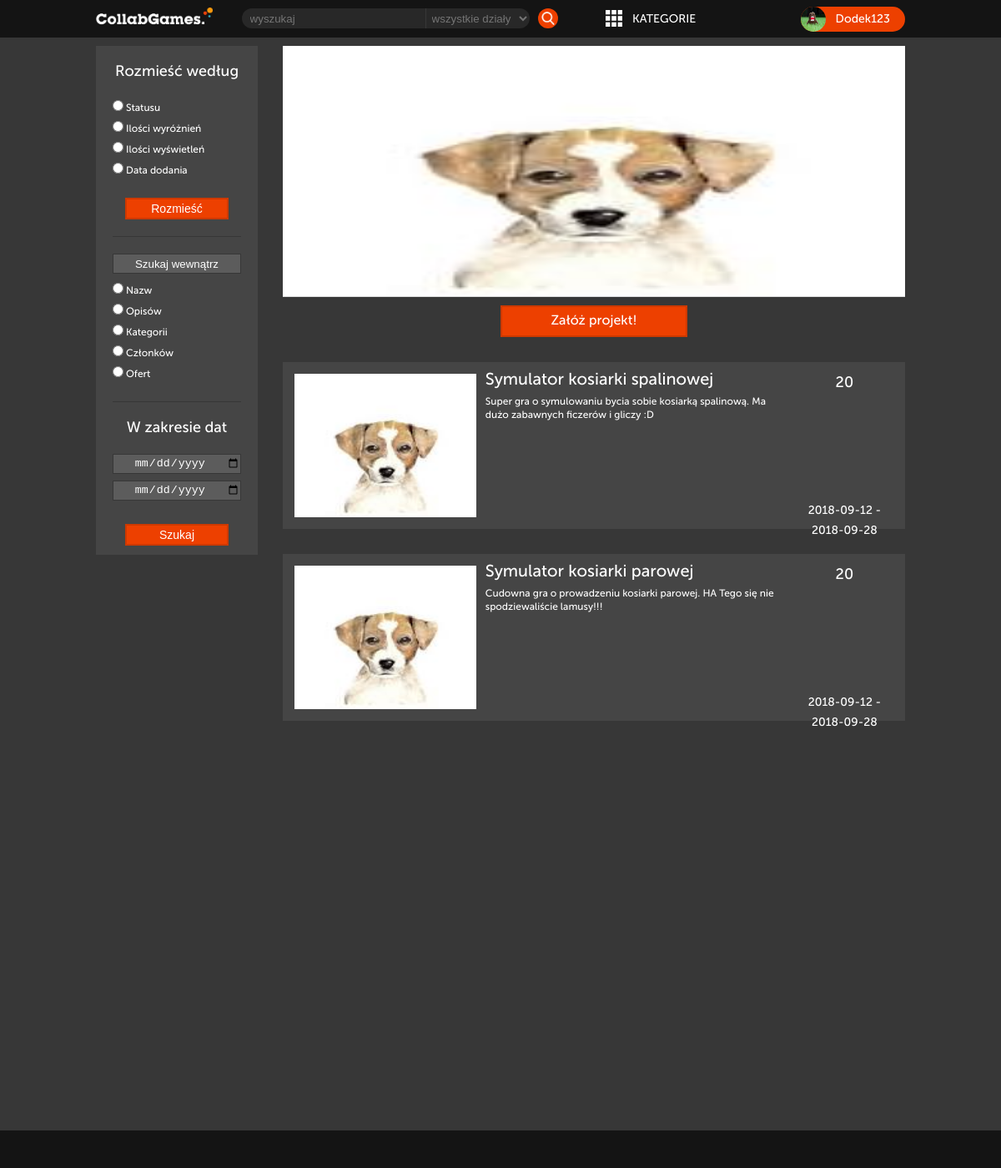
/project_list (signed in), run on the app's committed database.
### tables this page shows
CREATE TABLE `projects` (
  `ID` int(11) NOT NULL,
  `Name` varchar(50) NOT NULL,
  `URL` varchar(30) NOT NULL,
  `Status` enum('Active','Suspended','Terminated','Released') NOT NULL DEFAULT 'Active',
  `Distinguishions` int(10) UNSIGNED NOT NULL DEFAULT '0',
  `Category` enum('Game','Mod','Tool','Other') NOT NULL DEFAULT 'Game',
  `WWW` text,
  `StartDate` date NOT NULL,
  `EndDate` date NOT NULL,
  `Precision2` enum('Year','Quarter','Day') NOT NULL DEFAULT 'Year',
  `FinishedPart` int(10) UNSIGNED NOT NULL DEFAULT '0',
  `ShortDesc` text NOT NULL,
  `LongDesc` text,
  `Like` text
);

### project_list.php (the view, shortened to what this page needs)
<div class="container">
    <div class="col-2">
        <div class="search">
            <h2>Rozmieść według</h2>
            <form>
                <div class="search-point"><input type="radio" name="order_by" value="status">Statusu</div>
                <div class="search-point"><input type="radio" name="order_by" value="views">Ilości wyróżnień</div>
                <div class="search-point"><input type="radio" name="order_by" value="distinctions">Ilości wyświetleń</div>
                <div class="search-point"><input type="radio" name="order_by" value="date">Data dodania</div>
                <input class="submit-style" type="submit" value="Rozmieść">
            </form>
            <hr>
            <form>
                <div class="search-point"><input class="project_list-search-input" type="text" name="search" placeholder="Szukaj wewnątrz"></div>
                <div class="search-point"><input type="radio" name="search" value="views">Nazw</div>
                <div class="search-point"><input type="radio" name="search" value="distinctions">Opisów</div>
                <div class="search-point"><input type="radio" name="search" value="date">Kategorii</div>
                <div class="search-point"><input type="radio" name="search" value="distinctions">Członków</div>
                <div class="search-point"><input type="radio" name="search" value="date">Ofert</div>
                <hr>
                <h2>W zakresie dat</h2>
                <div class="search-point"><input class="project_list-date-input" type="date" name="search" value="status"></div>
                <div class="search-point"><input class="project_list-date-input" type="date" name="search" value="views"></div>
                <input class="submit-style" type="submit" value="Szukaj">
            </form>
        </div>
    </div>
    <div class="col-8 list">
        <div class="col-10">
            <img id="banner" src="potwor.png" alt="Nie ma"/>
        </div>
        <div class="col-10 create-container">
            <a href="project_create" class="create">
                Załóż projekt!
            </a>
        </div>
        <?php
        require "scripts/connect.php";
        try {
            $conn = new PDO("mysql:host=$servername; dbname=$dbname", $username, $password);
            $conn->exec("set names utf8");
            $conn->setAttribute(PDO::ATTR_EMULATE_PREPARES, false);
            $conn->setAttribute(PDO::ATTR_ERRMODE, PDO::ERRMODE_EXCEPTION);
            $stmt = $conn->prepare("SELECT * FROM `projects`");
            $stmt->execute();
            foreach ($stmt as $row) {
                echo '
                <div class="list-element">
                    <div class="col-3">
                        <img class="project-picture" src="potwor.png" alt="Nie ma"/>
                    </div>
                    <div class="col-5">
                        <div class="project-description-container">
                            <div class="project-title">'
                                .$row['Name'].
                            '</div>
                            <div class="project-description">'
                                .$row['ShortDesc'].
                            '</div>
                            <div class="project-links">
                            </div>
                        </div>
                    </div>
                    <div class="col-2">
                        <div class="project-right-description-container">
                            <div class="project-progress">'
                                .$row['FinishedPart'].
                            '</div>
                            <div class="project-members-container">';
                            echo'
                            </div>
                            <div class="project-duration">'
                                .$row['StartDate']. " - " . $row['EndDate'].
                            '</div>
                        </div>
                    </div>
                </div>';
            }
        } catch (PDOException $e) {
            echo $e->getMessage();
        }
        ?>
    </div>
</div>
</body>
</html>

### css/defaults.css (style rules this page uses)
* { box-sizing: border-box; }
body { margin: 0px; background-color: #373737; font-family: MuseoSans-500; color: white; }
p,h1,h2,h3,h4,h5,h6 { font-weight: normal; font-style: normal; margin: 0px; }
img { display: block; width: 100%; height: auto; }
[class^="col-"] { width: 100%; float: left; }
@media only screen and (min-width: 720px) { .col-2 { width: 20%; } }
@media only screen and (min-width: 720px) { .col-3 { width: 30%; } }
@media only screen and (min-width: 720px) { .col-5 { width: 50%; } }
@media only screen and (min-width: 720px) { .col-8 { width: 80%; } }
@media only screen and (min-width: 720px) { .col-10 { width: 100%; } }

### css/project_list.css (style rules this page uses)
* { box-sizing: border-box; }
body { background-color: #373737; font-family: MuseoSans-500; margin: 0px; color: white; }
p,h1,h2,h3,h4,h5,h6 { font-weight: normal; font-style: normal; margin: 0px; }
img { width: 100%; height: auto; }
input[type="radio"] { margin-left: 0; }
[class^="col-"] { width: 100%; float: left; }
.project_list-search-input::placeholder { color: white; }
@media only screen and (min-width: 720px) { .col-2 { width: 20%; } }
@media only screen and (min-width: 720px) { .col-3 { width: 30%; } }
@media only screen and (min-width: 720px) { .col-5 { width: 50%; } }
@media only screen and (min-width: 720px) { .col-8 { width: 80%; } }
@media only screen and (min-width: 720px) { .col-10 { width: 100%; } }
#banner { height: 300px }
.container { width: 970px; margin-left: auto; margin-right: auto; margin-top: 55px; height: 1200px; }
.search { width: 194px; height: 610px; padding: 10px 20px; background-color: #454545; border-right: none; position: fixed; }
form { margin: 0px; }
h2 { font-size: 18px; margin-top: 10px; margin-bottom: 20px; text-align: center; }
hr { height: 1px; margin-top: 20px; margin-bottom: 20px; width: 100%; float: left; border: 0px; border-top: solid 1px #373737; }
.search-point { font-size: 12px; margin-bottom: 5px; }
.submit-style { width: 80%; margin-left: 10%; margin-top: 20px; padding: 0 20px; display: block; float: left; font-size: 14px; text-decoration: none; line-height: 22px; text-align: center; background-color: #ed4000; border: solid 2px #cd3900; color: white; }
.project_list-search-input { width: 100%; margin-bottom: 8px; height: 24px; text-align: center; color: #373737; background-color: #5c5c5c; border: solid 1px #373737; float: left; }
.project_list-date-input { width: 100%; margin-bottom: 8px; height: 24px; text-align: center; color: #ffffff; background-color: #5c5c5c; border: solid 1px #373737; float: left; }
.list { margin-left: 20%; padding-left: 30px; }
.create-container { border-top: solid 1px #DDDDDD; }
.create { float: left; width: 30%; margin: 10px 35% 0 35%; font-size: 16px; text-decoration: none; line-height: 34px; text-align: center; background-color: #ed4000; border: solid 2px #cd3900; color: white; }
.list-element { width: 100%; height: 200px; padding: 10px; background-color: #454545; margin-top: 30px; float: left; }
.project-picture { height: 172px; margin: 4px; }
.project-description-container { padding-left: 15px; }
.project-title { height: 30px; font-size: 20px; }
.project-description { height: 120px; margin-right: -10px; line-height: 16px; font-size: 12px; overflow: hidden; text-overflow: ellipsis; }
.project-links { height: 32px; }
.project-right-description-container { padding-left: 20px; }
.project-progress { height: 30px; line-height: 30px; font-size: 18px; text-align: center; }
.project-members-container { height: 126px; }
.project-duration { height: 24px; line-height: 24px; font-size: 14px; text-align: center; }

### css/footer.css (style rules this page uses)
.footer-main-container { top: 60px; position: relative; width: 100%; height: 45px; margin-top: 40px; float: left; background-color: #141414; }

### data on the page
projects: Name "Symulator kosiarki spalinowej", ShortDesc "Super gra o symulowaniu bycia sobie kosiarką spalinową. Ma dużo zabawnych ficzerów i gliczy :D", FinishedPart "20", StartDate "2018-09-12", EndDate "2018-09-28"
projects: Name "Symulator kosiarki parowej", ShortDesc "Cudowna gra o prowadzeniu kosiarki parowej. HA Tego się nie spodziewaliście lamusy!!!", FinishedPart "20", StartDate "2018-09-12", EndDate "2018-09-28"

### other printed values
$_SESSION['UserName'] "Dodek123"
